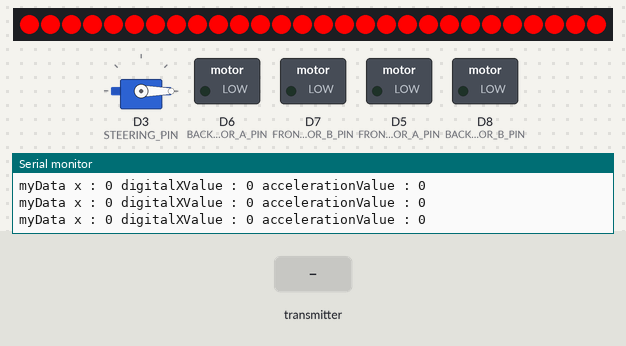
Bench run of a sketch on a simulated ESP8266 (NodeMCU). Shown: servo, 28 RGB LEDs in strip order, left to right, switched loads named in the sketch (green lamp = pin HIGH), the last lines printed to the serial monitor. Inputs (shaded band) come from the test bench.

Above: at 1.2 s.
1.3 s: the transmitter starts sending isButtonPressed = 1
At 1.54 s:
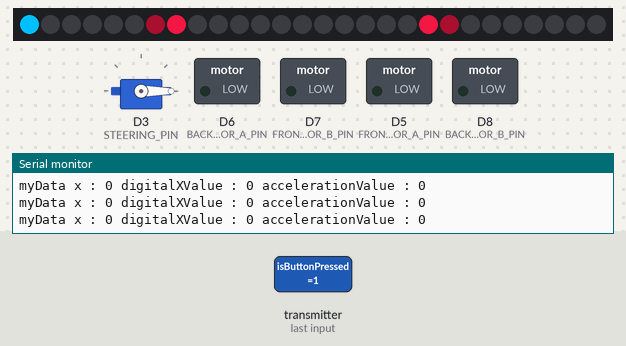
3.4 s: the transmitter starts sending x = 1023
At 3.8 s:
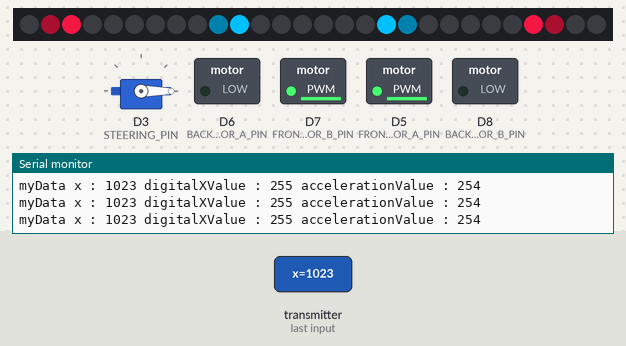
6.0 s: the transmitter starts sending x = 256
At 6.22 s:
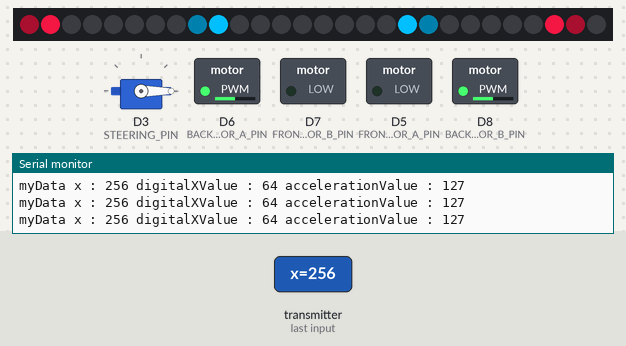
7.9 s: the transmitter starts sending y = 256
At 8.05 s:
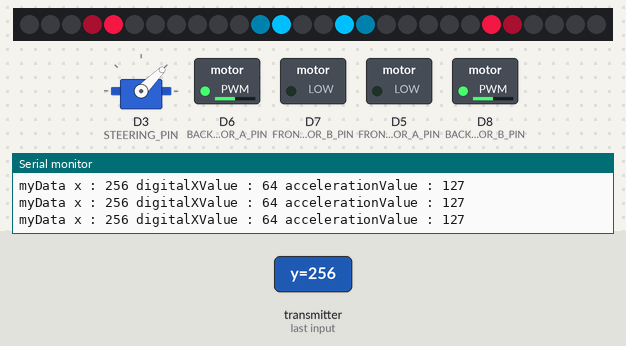
9.9 s: the transmitter starts sending y = 512
At 10.04 s:
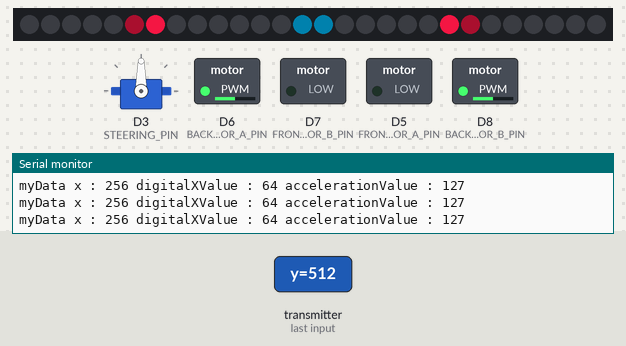
11.9 s: the transmitter starts sending x = 512
At 12.03 s:
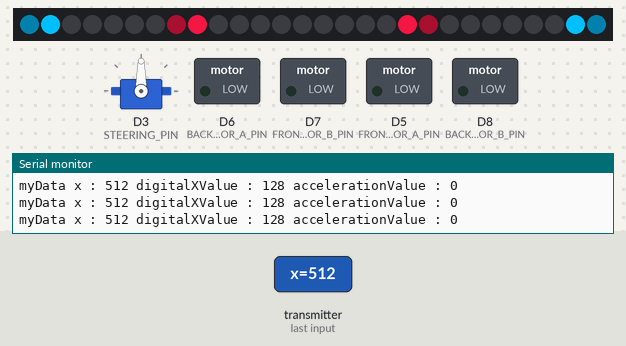
Timing chart, 0 to 14.9 s (numbered marks = the images above; inputs shaded):
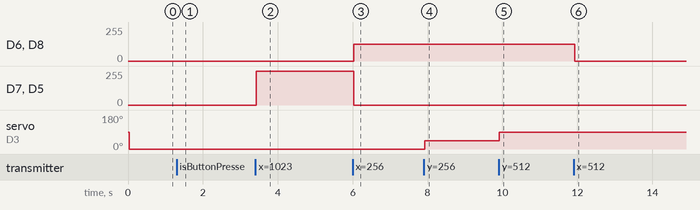

Measured:
- after the input at 1.3 s, the LEDs: change after 0.17 s (image 1)
- after the input at 3.4 s, D7 (FRONT_MOTOR_B_PIN), D5 (FRONT_MOTOR_A_PIN): 0/255 → 254/255 at once
- after the input at 6.0 s, D6 (BACK_MOTOR_A_PIN), D8 (BACK_MOTOR_B_PIN): 0/255 → 127/255 at once; D7 (FRONT_MOTOR_B_PIN), D5 (FRONT_MOTOR_A_PIN): 254/255 → 0/255 at once
- after the input at 7.9 s, servo on D3 (STEERING_PIN): 0° → 45° at once
- after the input at 9.9 s, servo on D3 (STEERING_PIN): 45° → 90° at once
- after the input at 11.9 s, D6 (BACK_MOTOR_A_PIN), D8 (BACK_MOTOR_B_PIN): 127/255 → 0/255 at once

The sketch:

Car.ino
```cpp
#include <ESP8266WiFi.h>
#include <espnow.h>
#include <Servo.h>
#include <NeoPixelBus.h>

int STEERING_PIN = D3;
int FRONT_MOTOR_A_PIN = D5;
int BACK_MOTOR_A_PIN = D6;
int FRONT_MOTOR_B_PIN = D7;
int BACK_MOTOR_B_PIN = D8;

int steeringValue;
int digitalXValue;
int accelerationValue;
int ledDelayIndex;
int delayTime;
Servo steering;

const uint16_t PixelCount = 28;
const uint8_t PixelPin = 2;
NeoPixelBus<NeoGrbFeature, NeoWs2812xMethod> strip(PixelCount, PixelPin);
int rightIndex = 0;
int leftIndex = 28;
int centerIndex = 13;
int rightAsyncIndex = 7;
int leftAsyncIndex = 19;

typedef struct dataStruct {
  int y;
  int x;
  bool isButtonPressed;
} dataStruct;

dataStruct myData;

void OnDataRecv(uint8_t * mac, uint8_t *incomingData, uint8_t len) {
  memcpy(&myData, incomingData, sizeof(myData));
}

void setup() {
  Serial.begin(74880);
  Serial.println("led");

  digitalXValue = 0;
  steeringValue = 90;
  accelerationValue = 0;
  ledDelayIndex = 0;
  delayTime = 3;

  steering.attach(STEERING_PIN);
  steering.write(steeringValue);

  pinMode(BACK_MOTOR_A_PIN, OUTPUT);
  pinMode(BACK_MOTOR_B_PIN, OUTPUT);
  pinMode(FRONT_MOTOR_A_PIN, OUTPUT);
  pinMode(FRONT_MOTOR_B_PIN, OUTPUT);

  digitalWrite(BACK_MOTOR_A_PIN, LOW);
  digitalWrite(BACK_MOTOR_B_PIN, LOW);
  digitalWrite(FRONT_MOTOR_A_PIN, LOW);
  digitalWrite(FRONT_MOTOR_B_PIN, LOW);

  WiFi.mode(WIFI_STA);

  // Init ESP-NOW
  if (esp_now_init() != 0) {
    Serial.println("Error initializing ESP-NOW");
    return;
  }

  // Once ESPNow is successfully Init, we will register for recv CB to
  // get recv packer info
  esp_now_set_self_role(ESP_NOW_ROLE_SLAVE);
  esp_now_register_recv_cb(OnDataRecv);

  strip.Begin();
  strip.Show();
}

void loop() {
  delay(30);
  steer();
  accelere();

  if(myData.isButtonPressed){
    if(ledDelayIndex>delayTime){
      led();
      ledDelayIndex = 0;
    }

    ledDelayIndex++;
  }
  else{
    for(int i = 0; i< PixelCount; i++){
      strip.SetPixelColor(i, RgbColor(255, 0, 0));
    }
    strip.Show();
  }
}

void steer(){
  steeringValue = myData.y * 180 / 1024;
  //Serial.print("steering : ");
  //Serial.println(steeringValue);
  steering.write(steeringValue);
}

void accelere(){
  digitalXValue  = constrain(myData.x/4, 0, 255);

  Serial.print("myData x : ");
  Serial.print(myData.x);
  Serial.print(" digitalXValue : ");
  Serial.print(digitalXValue);

  delayTime = 4;

  if(digitalXValue > 140 && digitalXValue < 256){
    accelerationValue = constrain((digitalXValue-128)*2, 0, 255);

    if(accelerationValue > 240){
      delayTime = 0;
    }
    else if(accelerationValue > 190){
      delayTime = 1;
    }
    else if(accelerationValue > 130){
      delayTime = 2;
    }
    else if(accelerationValue > 60){
      delayTime = 3;
    }

    digitalWrite(BACK_MOTOR_A_PIN, LOW);
    analogWrite(FRONT_MOTOR_A_PIN, accelerationValue);

    digitalWrite(BACK_MOTOR_B_PIN, LOW);;
    analogWrite(FRONT_MOTOR_B_PIN, accelerationValue);
  }
  else if(digitalXValue > 0 && digitalXValue < 116){
    accelerationValue = constrain(abs((digitalXValue)*2 - 255), 0, 255);

    analogWrite(BACK_MOTOR_A_PIN, accelerationValue);
    digitalWrite(FRONT_MOTOR_A_PIN, LOW);

    analogWrite(BACK_MOTOR_B_PIN, accelerationValue);
    digitalWrite(FRONT_MOTOR_B_PIN, LOW);
  }
  else{
    accelerationValue = 0;

    digitalWrite(FRONT_MOTOR_A_PIN, LOW);
    digitalWrite(BACK_MOTOR_A_PIN, LOW);

    digitalWrite(FRONT_MOTOR_B_PIN, LOW);
    digitalWrite(BACK_MOTOR_B_PIN, LOW);
  }

  Serial.print(" accelerationValue : ");
  Serial.println(accelerationValue);
}

void led(){
  RgbColor color;

  for(int i = 0; i< PixelCount; i++){
    if(rightIndex != i && leftIndex != i && rightIndex-1 != i && leftIndex+1 != i &&
      rightAsyncIndex != i && leftAsyncIndex != i && rightAsyncIndex-1 != i && leftAsyncIndex+1 != i){
      strip.SetPixelColor(i, RgbColor(0, 0, 0));
      }
    else{
      if(rightIndex == i || leftIndex == i){
        color = RgbColor(0,191,255);
      }
      else if(rightAsyncIndex == i || leftAsyncIndex == i){
        color = RgbColor(220, 20, 60);
      }

      if(rightIndex-1 == i || leftIndex+1 == i){
        color = RgbColor::LinearBlend(
        RgbColor(0,191,255),
        RgbColor(0, 0, 0),
        0.8f);
      }
      else if (rightAsyncIndex-1 == i || leftAsyncIndex+1 == i){
        color = RgbColor::LinearBlend(
        RgbColor(220, 20, 60),
        RgbColor(0, 0, 0),
        0.8f);
      }

      strip.SetPixelColor(i, color);
    }
  }

  rightIndex--;
  if(rightIndex<0){
    rightIndex = centerIndex+1;
  }
  leftIndex++;
  if(leftIndex>=PixelCount){
    leftIndex = centerIndex;
  }

  rightAsyncIndex--;
  if(rightAsyncIndex<0){
    rightAsyncIndex = centerIndex+1;
  }
  leftAsyncIndex++;
  if(leftAsyncIndex>=PixelCount){
    leftAsyncIndex = centerIndex;
  }

  strip.Show();
}
```
